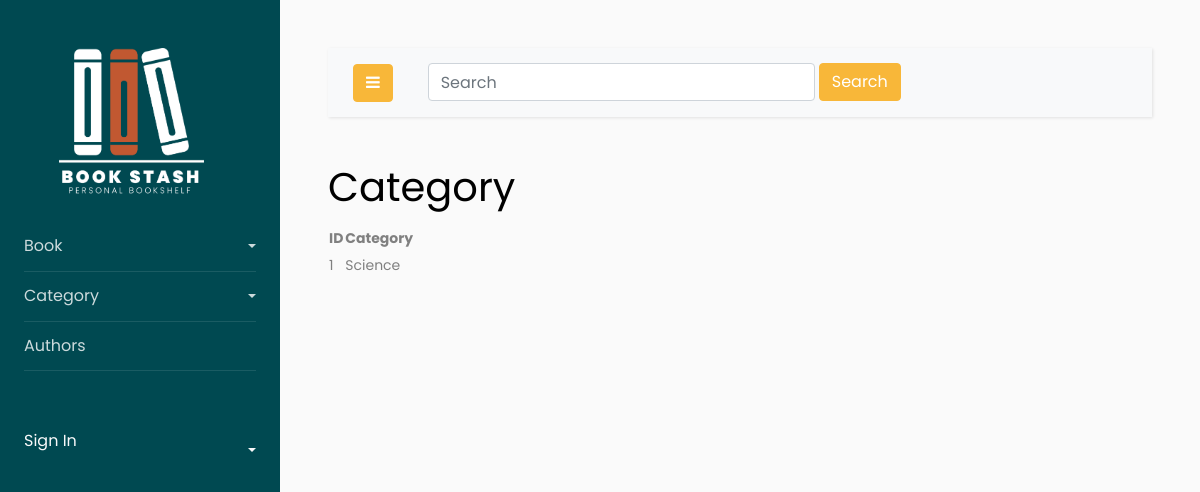
The page /book/category/ on the database as committed earlier.
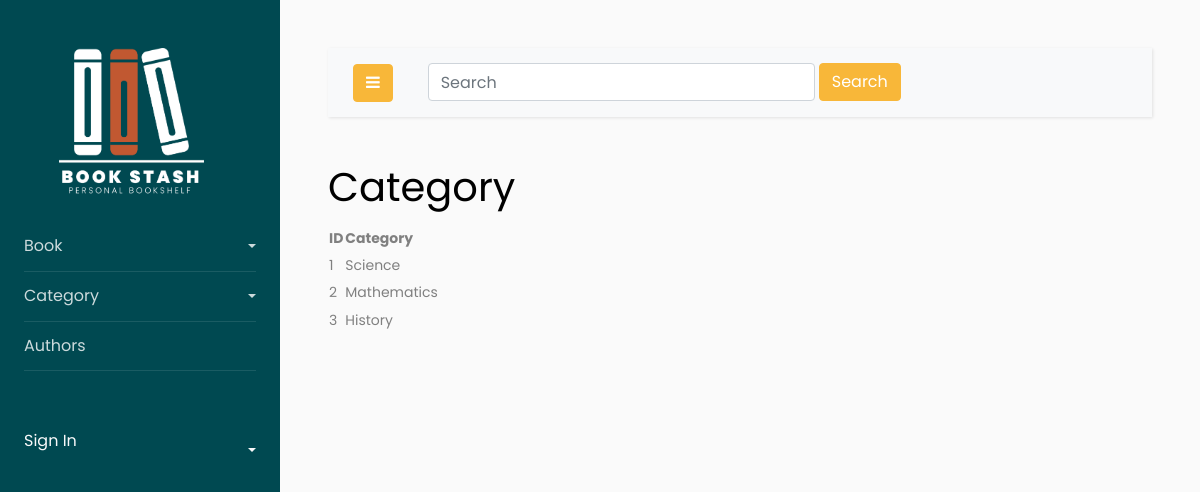
The same page on the database as committed later.
### book/models.py (models this page shows, shortened)
class BookCategory(models.Model):
    category_name = models.CharField(max_length=50)
    category_description = models.TextField(max_length=500)

### book/views.py (the view)
# urls.py: path('book/category/', BookCategoryList.as_view(), name='category_list'),
class BookCategoryList(View):
    def get(self, request):
        queryset = BookCategory.objects.all()
        context = {
            'category_list':queryset
        }
        return render(request, 'book/category/category_list.html', context)

### book/templates/book/category/category_list.html
{% extends 'base.html' %}
{% block content %}
<h1>Category</h1>
<table>
    <thead>
        <th>ID</th>
        <th>Category</th>
    </thead>
    <tbody>
    {% for category in category_list %}
        <tr>
            <td>{{ category.id }}</td>
            <td>{{ category.category_name }}</td>
        </tr>
    {% endfor %}
    </tbody>
</table>
{% endblock %}

Rows that differ between the two databases and show on the page:
added BookCategory: id "2", category_name "Mathematics"
added BookCategory: id "3", category_name "History"
